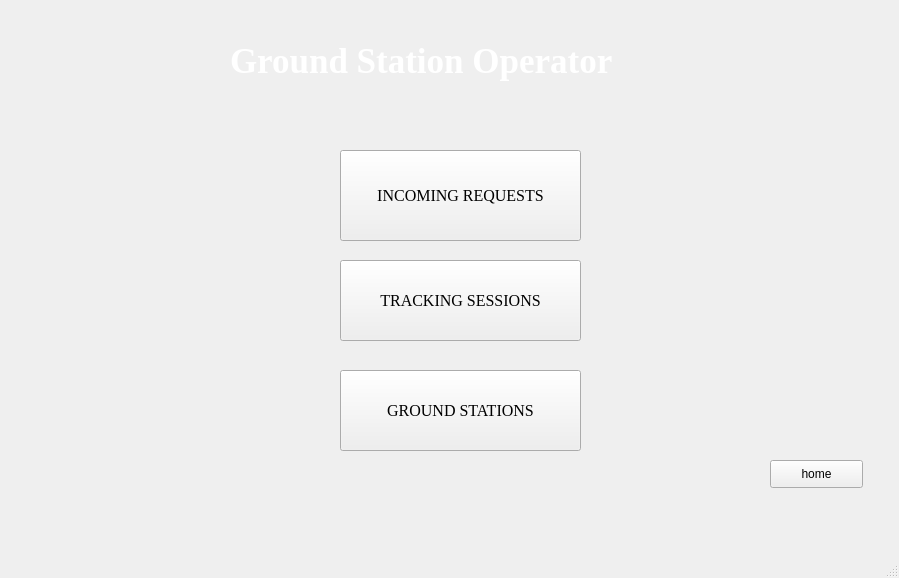
<?xml version="1.0" encoding="UTF-8"?>
<ui version="4.0">
 <class>MainWindow</class>
 <widget class="QMainWindow" name="MainWindow">
  <property name="geometry">
   <rect>
    <x>0</x>
    <y>0</y>
    <width>899</width>
    <height>578</height>
   </rect>
  </property>
  <property name="windowTitle">
   <string>MainWindow</string>
  </property>
  <property name="styleSheet">
   <string notr="true">QWidget#centralwidget{
	border-image: url(:/images/images.jpg) 0 0 0 0 stretch stretch;
    border-repeat: no-repeat ;
	border-position: center;
}
</string>
  </property>
  <widget class="QWidget" name="centralwidget">
   <widget class="QLabel" name="label">
    <property name="geometry">
     <rect>
      <x>230</x>
      <y>40</y>
      <width>531</width>
      <height>41</height>
     </rect>
    </property>
    <property name="font">
     <font>
      <family>Times New Roman</family>
      <pointsize>26</pointsize>
      <weight>75</weight>
      <bold>true</bold>
     </font>
    </property>
    <property name="styleSheet">
     <string notr="true">color: white;</string>
    </property>
    <property name="text">
     <string>Ground Station Operator </string>
    </property>
   </widget>
   <widget class="QPushButton" name="pushButton">
    <property name="geometry">
     <rect>
      <x>340</x>
      <y>150</y>
      <width>241</width>
      <height>91</height>
     </rect>
    </property>
    <property name="font">
     <font>
      <family>Times New Roman</family>
      <pointsize>12</pointsize>
     </font>
    </property>
    <property name="text">
     <string>INCOMING REQUESTS</string>
    </property>
   </widget>
   <widget class="QPushButton" name="pushButton_2">
    <property name="geometry">
     <rect>
      <x>340</x>
      <y>260</y>
      <width>241</width>
      <height>81</height>
     </rect>
    </property>
    <property name="font">
     <font>
      <family>Times New Roman</family>
      <pointsize>12</pointsize>
     </font>
    </property>
    <property name="text">
     <string>TRACKING SESSIONS</string>
    </property>
   </widget>
   <widget class="QPushButton" name="pushButton_3">
    <property name="geometry">
     <rect>
      <x>770</x>
      <y>460</y>
      <width>93</width>
      <height>28</height>
     </rect>
    </property>
    <property name="text">
     <string>home</string>
    </property>
   </widget>
   <widget class="QPushButton" name="pushButton_4">
    <property name="geometry">
     <rect>
      <x>340</x>
      <y>370</y>
      <width>241</width>
      <height>81</height>
     </rect>
    </property>
    <property name="font">
     <font>
      <family>Times New Roman</family>
      <pointsize>12</pointsize>
     </font>
    </property>
    <property name="text">
     <string>GROUND STATIONS</string>
    </property>
   </widget>
  </widget>
  <widget class="QMenuBar" name="menubar">
   <property name="geometry">
    <rect>
     <x>0</x>
     <y>0</y>
     <width>899</width>
     <height>26</height>
    </rect>
   </property>
  </widget>
  <widget class="QStatusBar" name="statusbar"/>
 </widget>
 <resources>
  <include location="resource.qrc"/>
 </resources>
 <connections/>
</ui>
